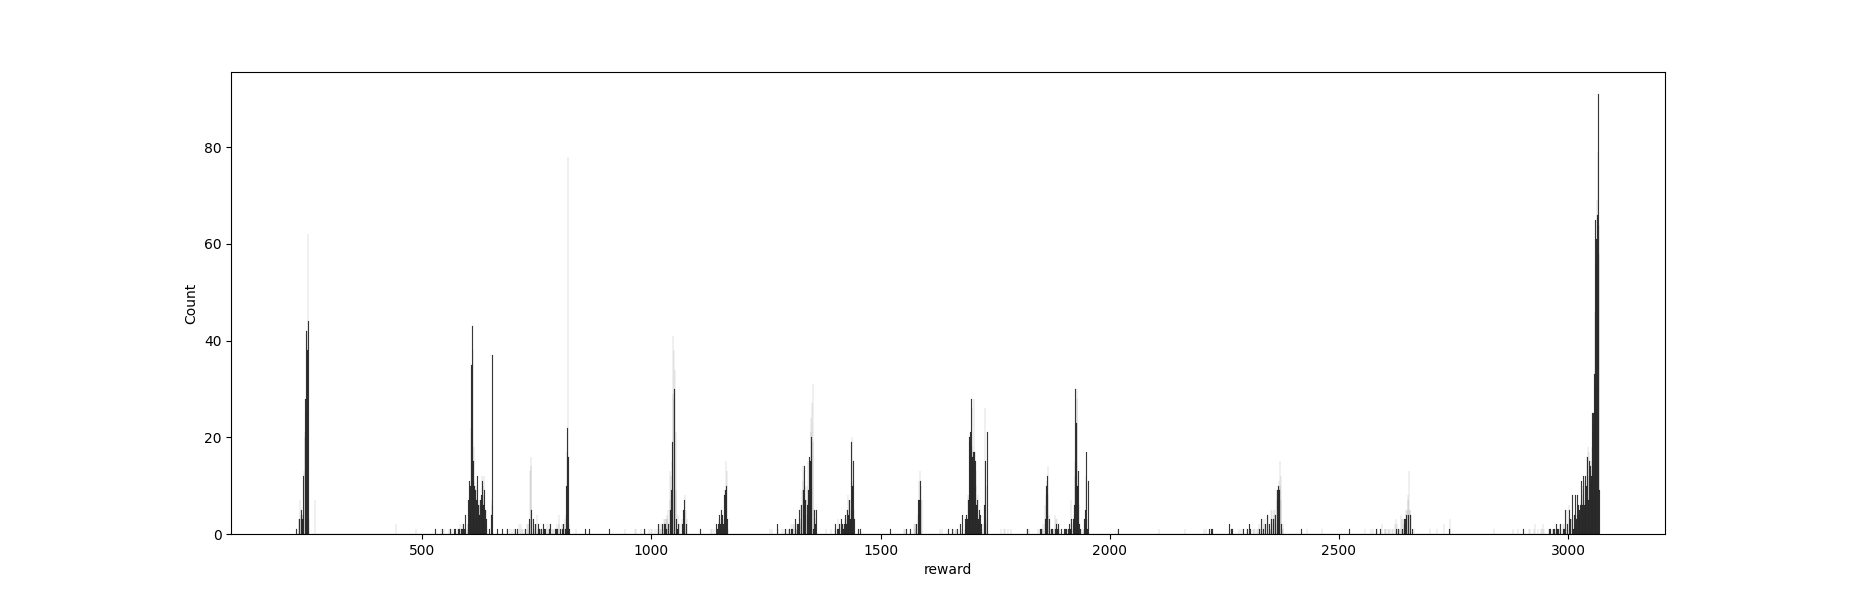

This figure's Python source:
import os

import pandas as pd
import seaborn as sns
from matplotlib import pyplot as plt


def run():
    df_baseline = pd.read_csv(
        "../results/20240428-17.08.30_baseline_original/logs/explain/20240428-17.08.30_baseline_original_episodes.csv",
        header=None)
    # add column names
    df_baseline.columns = ['timestamp', 'name', 'seed', 'total_steps', 'episode', 'episode_steps', 'reward',
                            'distance', 'velocity', 'game_time', 'game_score', 'flag', 'loss', 'epsilon', 'dataset']
    plt.figure(figsize=(60, 6))
    sns.histplot(data=df_baseline, x='reward', bins=3500, color='black')
    plt.show()

    df_T1 = pd.read_csv(
        "../results/20240511-11.23.06_T1_ext_ni_episodes.csv",
        header=None)
    # add column names
    df_T1.columns = ['timestamp', 'name', 'seed', 'total_steps', 'episode', 'episode_steps', 'reward',
                            'distance', 'velocity', 'game_time', 'game_score', 'flag', 'loss', 'epsilon', 'dataset']
    plt.figure(figsize=(60, 6))
    sns.histplot(data=df_T1, x='reward', bins=3500, color='black')
    plt.show()

if __name__ == '__main__':
    print(os.getcwd())
    run()
    print("Prep done")
